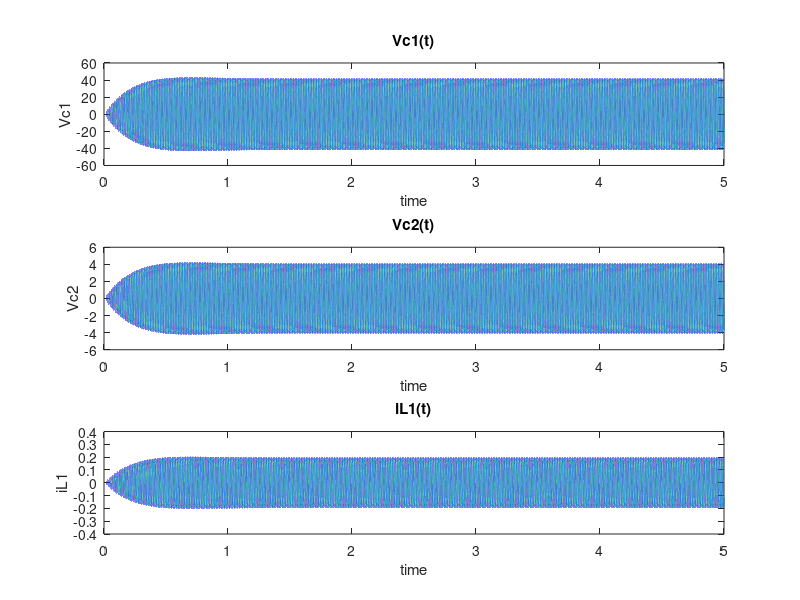

This figure's MATLAB source:
clc
clear all
close all 

R=100;
L=0.5;
C1=10*10^-6;
C2=100*10^-6;

A=[0,0,1/C1;0,-1/(R*C2),1/C2;-1/L,-1/L,0];
B=[0;0;1/L];
sample_count=2000000;
time=linspace(0,5,sample_count);
X=[0.0;0.0;0.0];%Vc1;Vc2;iL
res=X*time;
i=1;
for t=time
res(:,i)=X;
i=i+1;
U=sin(150*pi*t);
dx=A*X+B*U;
X=X+dx*time(2);
end
figure();
subplot(3,1,1);
plot(time,res(1,:));
ylabel("Vc1");
xlabel("time");
title("Vc1(t)");

subplot(3,1,2);
plot(time,res(2,:));
ylabel("Vc2");
xlabel("time");
title("Vc2(t)");

subplot(3,1,3);
plot(time,res(3,:));
ylabel("iL1");
xlabel("time");
title("iL1(t)");
